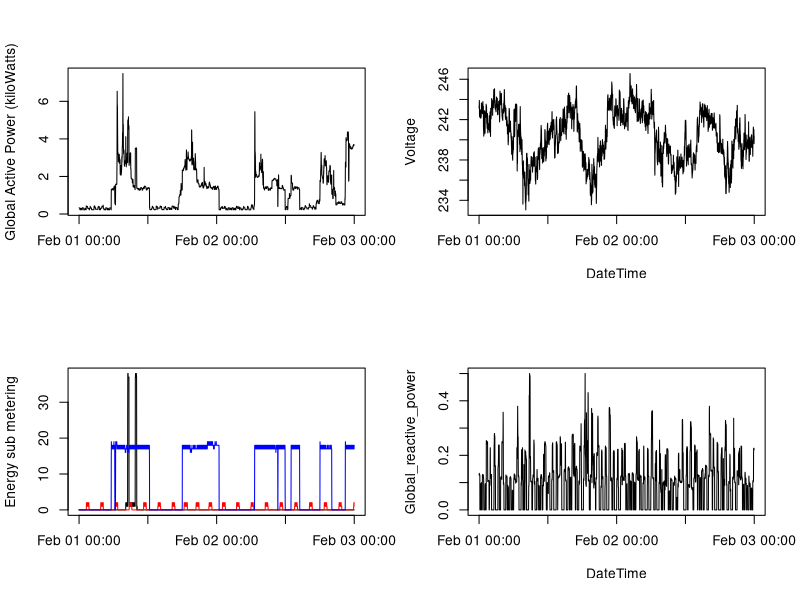

Reproduce this figure in R.
# Read data for plotting from prepared CSV file
powerdata <- read.csv("powerdata.csv", header=T, sep=",", stringsAsFactors=F)
# DateTime needs to be formatted appropriately
powerdata$DateTime <-strptime(powerdata$DateTime, "%Y-%m-%d %T")
attach(powerdata)
# Plot 4-windows chart
png("plot4.png")
par(mfrow=c(2,2))
plot(DateTime, Global_active_power, type="l", xlab="", ylab="Global Active Power (kiloWatts)")
plot(DateTime, Voltage, type="l", ylab="Voltage")
plot(DateTime, Sub_metering_1, type="l", xlab="", ylab="Energy sub metering")
lines(DateTime, Sub_metering_2, type="l", col="red")
lines(DateTime, Sub_metering_3, type="l", col="blue")
plot(DateTime, Global_reactive_power, type="l")
dev.off()
detach(powerdata)
rm("powerdata")
